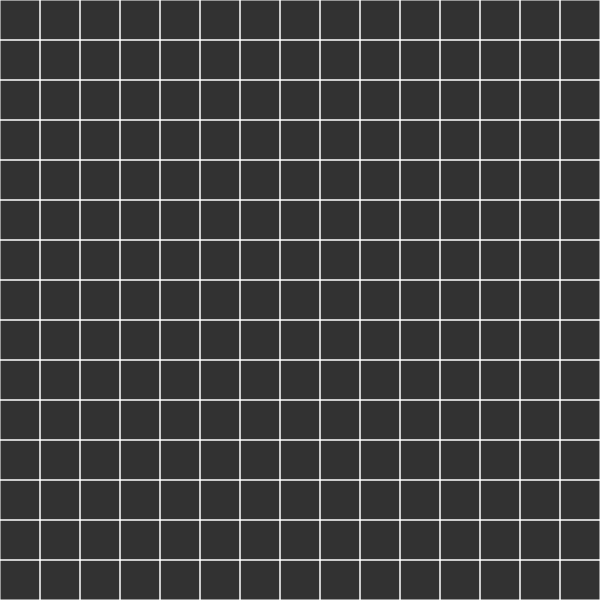
Frame 1 (no input)
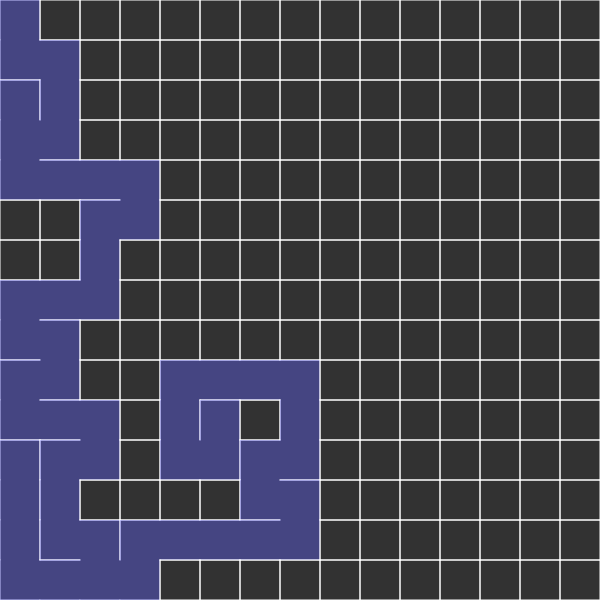
Frame 60 (no input)
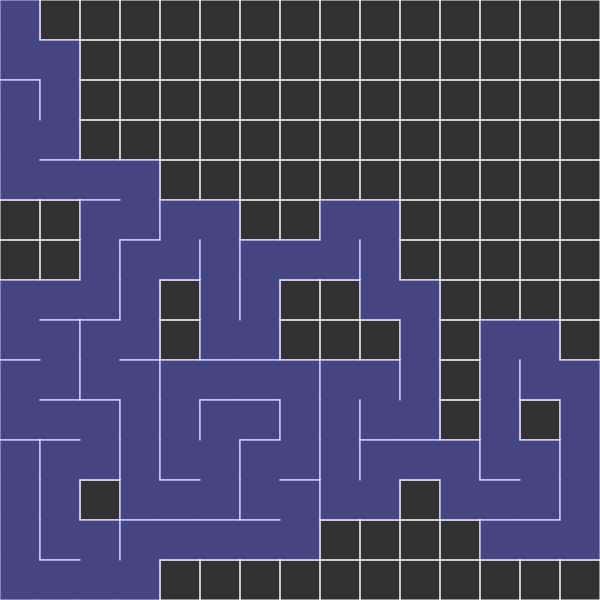
Frame 120 (the mouse pressed at the canvas centre since frame 60)

The p5.js sketch that drew these frames (run headless with seeded random() and noise() and a simulated clock; from frame 60 on, the mouse is pressed at the canvas centre):

// p5.js sketch
// ── sketch.js
let cols, rows;
let w = 40;
let grid = [];
let current;
let stack = [];

function setup() {
  createCanvas(600, 600);
  cols = floor(width / w);
  rows = floor(height / w);
  
  for (let j = 0; j < rows; j++) {
    for (let i = 0; i < cols; i++) {
      grid.push(new Cell(i, j));
    }
  }
  current = grid[0];
}

function draw() {
  background(50);
  for (let cell of grid) {
    cell.show();
  }
  
  current.visited = true;
  let next = current.checkNeighbors();
  
  if (next) {
    next.visited = true;
    stack.push(current);
    removeWalls(current, next);
    current = next;
  } else if (stack.length > 0) {
    current = stack.pop();
  }
}

function index(i, j) {
  if (i < 0 || j < 0 || i > cols - 1 || j > rows - 1) {
    return -1;
  }
  return i + j * cols;
}

function Cell(i, j) {
  this.i = i;
  this.j = j;
  this.walls = [true, true, true, true];
  this.visited = false;
  
  this.checkNeighbors = function() {
    let neighbors = [];
    let top = grid[index(i, j - 1)];
    let right = grid[index(i + 1, j)];
    let bottom = grid[index(i, j + 1)];
    let left = grid[index(i - 1, j)];
    
    if (top && !top.visited) neighbors.push(top);
    if (right && !right.visited) neighbors.push(right);
    if (bottom && !bottom.visited) neighbors.push(bottom);
    if (left && !left.visited) neighbors.push(left);
    
    if (neighbors.length > 0) {
      let r = floor(random(0, neighbors.length));
      return neighbors[r];
    } else {
      return undefined;
    }
  }
  
  this.show = function() {
    let x = this.i * w;
    let y = this.j * w;
    stroke(255);
    if (this.walls[0]) line(x, y, x + w, y);
    if (this.walls[1]) line(x + w, y, x + w, y + w);
    if (this.walls[2]) line(x + w, y + w, x, y + w);
    if (this.walls[3]) line(x, y + w, x, y);
    if (this.visited) {
      noStroke();
      fill(100, 100, 255, 100);
      rect(x, y, w, w);
    }
  }
}

function removeWalls(a, b) {
  let x = a.i - b.i;
  if (x === 1) { a.walls[3] = false; b.walls[1] = false; }
  if (x === -1) { a.walls[1] = false; b.walls[3] = false; }
  let y = a.j - b.j;
  if (y === 1) { a.walls[0] = false; b.walls[2] = false; }
  if (y === -1) { a.walls[2] = false; b.walls[0] = false; }
}
